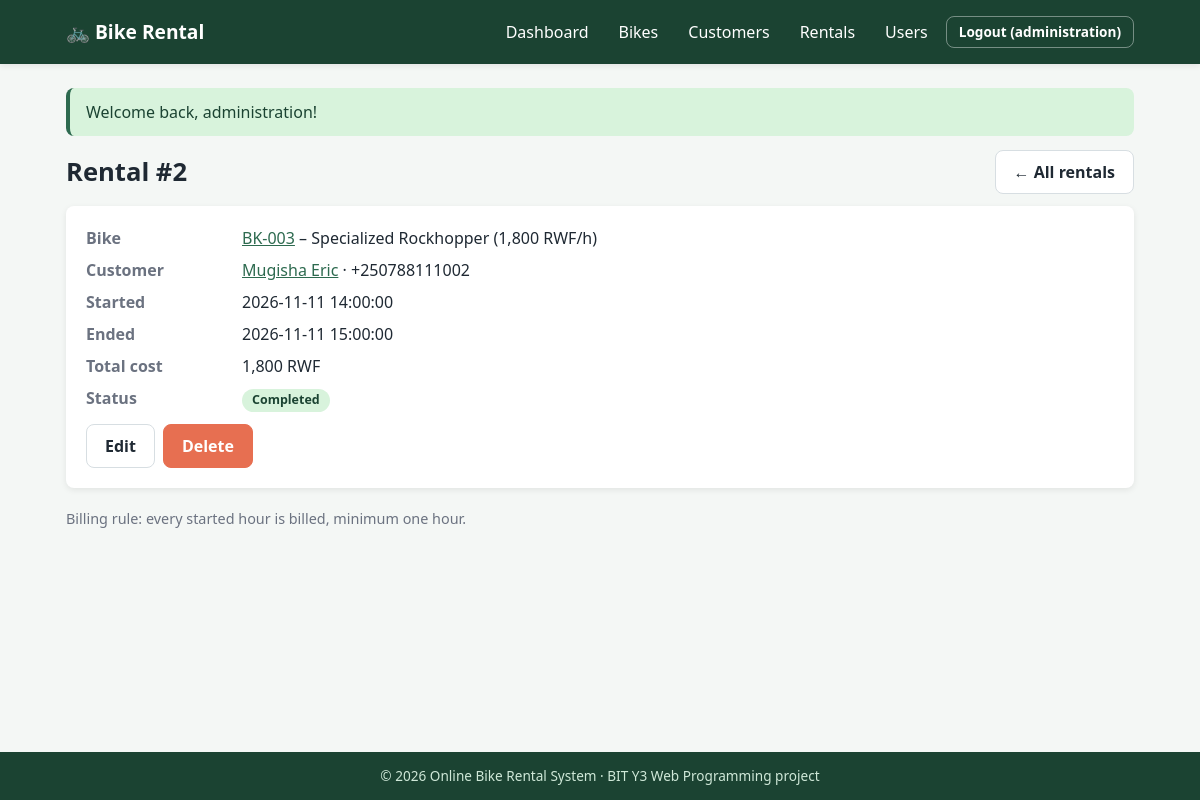
Screenshot of /index.php?route=rental-show&id=2 (signed in) with the database file from the repository.
### tables this page shows
CREATE TABLE rentals (
    rental_id   INT UNSIGNED AUTO_INCREMENT PRIMARY KEY,
    bike_id     INT UNSIGNED NOT NULL,
    customer_id INT UNSIGNED NOT NULL,
    start_time  DATETIME NOT NULL,
    end_time    DATETIME NULL,
    total_cost  DECIMAL(10,2) NULL,
    status      ENUM('active','completed','cancelled') NOT NULL DEFAULT 'active',
    CONSTRAINT fk_rental_bike
        FOREIGN KEY (bike_id) REFERENCES bikes(bike_id)
        ON DELETE RESTRICT ON UPDATE CASCADE,
    CONSTRAINT fk_rental_customer
        FOREIGN KEY (customer_id) REFERENCES customers(customer_id)
        ON DELETE RESTRICT ON UPDATE CASCADE
);

CREATE TABLE bikes (
    bike_id     INT UNSIGNED AUTO_INCREMENT PRIMARY KEY,
    code        VARCHAR(20)  NOT NULL UNIQUE,
    model       VARCHAR(80)  NOT NULL,
    hourly_rate DECIMAL(10,2) NOT NULL CHECK (hourly_rate > 0),
    status      ENUM('available','rented','maintenance') NOT NULL DEFAULT 'available'
);

CREATE TABLE customers (
    customer_id INT UNSIGNED AUTO_INCREMENT PRIMARY KEY,
    full_name   VARCHAR(100) NOT NULL,
    phone       VARCHAR(20)  NOT NULL,
    email       VARCHAR(100) NOT NULL UNIQUE
);

### src/Support/View.php (called while the page is built, shortened)
<?php
final class View
{
    public static function render(string $view, array $data = [], ?string $layout = 'layout/layout'): void
    {
        $file = __DIR__ . '/../Views/' . $view . '.php';
        extract($data, EXTR_SKIP);
        require $file;
    }
}

### src/Controllers/RentalController.php (called while the page is built, shortened)
<?php
final class RentalController
{
    private Rental $rentals;
    public function __construct()
    {
        $this->rentals = new Rental();
    }
    public function show(): void
    {
        $rental = $this->rentals->find((int)($_GET['id'] ?? 0));
        View::render('rentals/show', compact('rental'));
    }
}

### public/index.php (called while the page is built, shortened)
<?php
require __DIR__ . '/../src/bootstrap.php';
$routes = [
    'login'           => [AuthController::class, 'login'],
    'register'        => [AuthController::class, 'register'],
    'logout'          => [AuthController::class, 'logout'],
    'dashboard'       => [DashboardController::class, 'index'],
    'bikes'           => [BikeController::class, 'index'],
    'bike-show'       => [BikeController::class, 'show'],
    'bike-form'       => [BikeController::class, 'form'],
    'bike-save'       => [BikeController::class, 'save'],
    'bike-delete'     => [BikeController::class, 'delete'],
    'customers'       => [CustomerController::class, 'index'],
    'customer-show'   => [CustomerController::class, 'show'],
    'customer-form'   => [CustomerController::class, 'form'],
    'customer-save'   => [CustomerController::class, 'save'],
    'customer-delete' => [CustomerController::class, 'delete'],
    'rentals'         => [RentalController::class, 'index'],
    'rental-show'     => [RentalController::class, 'show'],
    'rental-form'     => [RentalController::class, 'form'],
    'rental-save'     => [RentalController::class, 'save'],
    'rental-return'   => [RentalController::class, 'finish'],
    'rental-cancel'   => [RentalController::class, 'cancel'],
    'rental-delete'   => [RentalController::class, 'delete'],
    'users'           => [UserController::class, 'index'],
    'user-form'       => [UserController::class, 'form'],
    'user-save'       => [UserController::class, 'save'],
    'user-delete'     => [UserController::class, 'delete'],
    'api-bikes'       => [BikeApiController::class, 'index'],
];
$route = (string)($_GET['route'] ?? 'dashboard');
[$class, $method] = $routes[$route];
(new $class())->$method();

### src/bootstrap.php (called while the page is built, shortened)
<?php
spl_autoload_register(static function (string $class): void {
    $prefix = 'App\\';
    $file = __DIR__ . '/' . str_replace('\\', '/', substr($class, strlen($prefix))) . '.php';
});
require __DIR__ . '/Support/helpers.php';

### src/Support/Config.php (called while the page is built, shortened)
<?php
final class Config
{
    private static ?array $data = null;
    public static function get(string $key): mixed
    {
        self::$data ??= require __DIR__ . '/../../config/config.php';
        return self::$data[$key] ?? null;
    }
}

### src/Support/Database.php (called while the page is built, shortened)
<?php
final class Database
{
    private static ?PDO $pdo = null;
    public static function pdo(): PDO
    {
        if (self::$pdo === null) {
            $c = Config::get('db');
            $dsn = $c['dsn'] ?: "mysql:host={$c['host']};dbname={$c['name']};charset={$c['charset']}";
            try {
                self::$pdo = new PDO($dsn, $c['dsn'] ? null : $c['user'], $c['dsn'] ? null : $c['pass'], [
                    PDO::ATTR_ERRMODE            => PDO::ERRMODE_EXCEPTION,
                    PDO::ATTR_DEFAULT_FETCH_MODE => PDO::FETCH_ASSOC,
                    PDO::ATTR_EMULATE_PREPARES   => false,
                ]);
            } catch (PDOException $e) {
                ErrorHandler::log($e);
                throw new \RuntimeException('Database connection failed.', 0, $e);
            }
        }
        return self::$pdo;
    }
}

### src/Models/BaseModel.php (called while the page is built, shortened)
<?php
abstract class BaseModel
{
    protected PDO $db;
    public function __construct()
    {
        $this->db = Database::pdo();
    }
    protected function one(string $sql, array $params = []): ?array
    {
        $st = $this->db->prepare($sql);
        $st->execute($params);
        return $st->fetch() ?: null;
    }
}

### src/Models/Rental.php (called while the page is built, shortened)
<?php
final class Rental extends BaseModel
{
    public function find(int $id): ?array
    {
        return $this->one(self::SELECT . ' WHERE r.rental_id = :id', [':id' => $id]);
    }
}

### src/Views/rentals/show.php (the view, shortened to what this page needs)
<div class="page-head"><h1>Rental #<?= (int)$rental['rental_id'] ?></h1>
    <a class="btn" href="<?= e(url('rentals')) ?>">&larr; All rentals</a></div>
<section class="card">
    <dl class="details-list">
        <dt>Bike</dt><dd><a href="<?= e(url('bike-show', ['id' => $rental['bike_id']])) ?>"><?= e($rental['bike_code']) ?></a> &ndash; <?= e($rental['bike_model']) ?> (<?= e(money($rental['hourly_rate'])) ?>/h)</dd>
        <dt>Customer</dt><dd><a href="<?= e(url('customer-show', ['id' => $rental['customer_id']])) ?>"><?= e($rental['customer_name']) ?></a> &middot; <?= e($rental['customer_phone']) ?></dd>
        <dt>Started</dt><dd><?= e($rental['start_time']) ?></dd>
        <dt>Ended</dt><dd><?= $rental['end_time'] ? e($rental['end_time']) : '&ndash;' ?></dd>
        <dt>Total cost</dt><dd><?= $rental['total_cost'] !== null ? e(money($rental['total_cost'])) : 'Calculated on return' ?></dd>
        <dt>Status</dt><dd><?= status_badge($rental['status']) ?></dd>
    </dl>
    <div class="actions">
        <a class="btn" href="<?= e(url('rental-form', ['id' => $rental['rental_id']])) ?>">Edit</a>
        <?= post_button('rental-delete', (int)$rental['rental_id'], 'Delete', 'btn btn-danger', 'Delete rental #' . $rental['rental_id'] . '?') ?>
    </div>
</section>
<p class="muted">Billing rule: every started hour is billed, minimum one hour.</p>

### src/Support/helpers.php (shortened to what this page needs)
<?php
function e(mixed $value): string
{
    return htmlspecialchars((string)$value, ENT_QUOTES | ENT_SUBSTITUTE, 'UTF-8');
}
function base_path(): string
{
    $dir = str_replace('\\', '/', dirname($_SERVER['SCRIPT_NAME'] ?? '/index.php'));
    return rtrim($dir, '/');
}
function url(string $route = 'dashboard', array $params = []): string
{
    $query = http_build_query(['route' => $route] + $params);
    return base_path() . '/index.php?' . $query;
}
function csrf_field(): string
{
    return '<input type="hidden" name="csrf" value="' . e(\App\Support\Csrf::token()) . '">';
}
function money(mixed $amount): string
{
    return number_format((float)$amount, 0, '.', ',') . ' RWF';
}
function status_badge(string $status): string
{
    return '<span class="badge badge-' . e($status) . '">' . e(ucfirst($status)) . '</span>';
}
function post_button(string $route, int $id, string $label, string $class = 'btn btn-small', ?string $confirm = null): string
{
    return '<form method="post" action="' . e(url($route)) . '" class="inline-form"'
        . ($confirm ? ' data-confirm="' . e($confirm) . '"' : '') . '>'
        . csrf_field() . '<input type="hidden" name="id" value="' . $id . '">'
        . '<button type="submit" class="' . e($class) . '">' . e($label) . '</button></form>';
}

### public/assets/css/style.css (style rules this page uses)
:root { --primary: #1b4332; --primary-light: #2d6a4f; --accent: #f4a261; --accent-dark: #e76f51; --bg: #f4f7f5; --white: #fff; --text: #1f2933; --muted: #6b7280; --border: #d7dee2; --success-bg: #d8f3dc; --success-fg: #1b4332; --error-bg: #fde2e2; --error-fg: #7f1d1d; --radius: 8px; --shadow: 0 2px 6px rgba(0,0,0,.08); --font: 'Segoe UI', Tahoma, Geneva, Verdana, sans-serif; }
* { margin: 0; padding: 0; box-sizing: border-box; }
body { font-family: var(--font); background: var(--bg); color: var(--text); line-height: 1.5; min-height: 100vh; display: flex; flex-direction: column; }
a { color: var(--primary-light); }
h1 { margin-bottom: 16px; font-size: 1.6rem; }
.card { background: var(--white); border-radius: var(--radius); box-shadow: var(--shadow); padding: 20px; margin-bottom: 20px; }
.card-head, .page-head { display: flex; justify-content: space-between; align-items: center; gap: 12px; flex-wrap: wrap; margin-bottom: 12px; }
.page-head h1 { margin: 0; }
.btn { display: inline-block; padding: 9px 18px; border: 1px solid var(--border); border-radius: var(--radius); background: var(--white); color: var(--text); font: inherit; font-weight: 600; cursor: pointer; text-decoration: none; transition: background .2s; }
.btn-danger { background: var(--accent-dark); border-color: var(--accent-dark); color: #fff; }
.actions { display: flex; gap: 8px; flex-wrap: wrap; align-items: center; margin-top: 12px; }
.inline-form { display: inline; }
.muted { color: var(--muted); font-size: .9rem; }
.badge { display: inline-block; padding: 2px 10px; border-radius: 12px; font-size: .78rem; font-weight: 700; }
.badge-available, .badge-completed { background: #d8f3dc; color: #1b4332; }
.details-list { display: grid; grid-template-columns: 140px 1fr; gap: 8px 16px; }
.details-list dt { font-weight: 700; color: var(--muted); }

### rows the page displays
rentals: rental_id "2", bike.code "BK-003", bike.model "Specialized Rockhopper", bike.hourly_rate "1,800 RWF", customer.full_name "Mugisha Eric", customer.phone "+250788111002", start_time "2026-11-11 14:00:00", end_time "2026-11-11 15:00:00", total_cost "1,800 RWF", status "Completed"

### other values shown
$user['username'] "administration"
$f['message'] "Welcome back, administration!"
$label "Delete"
